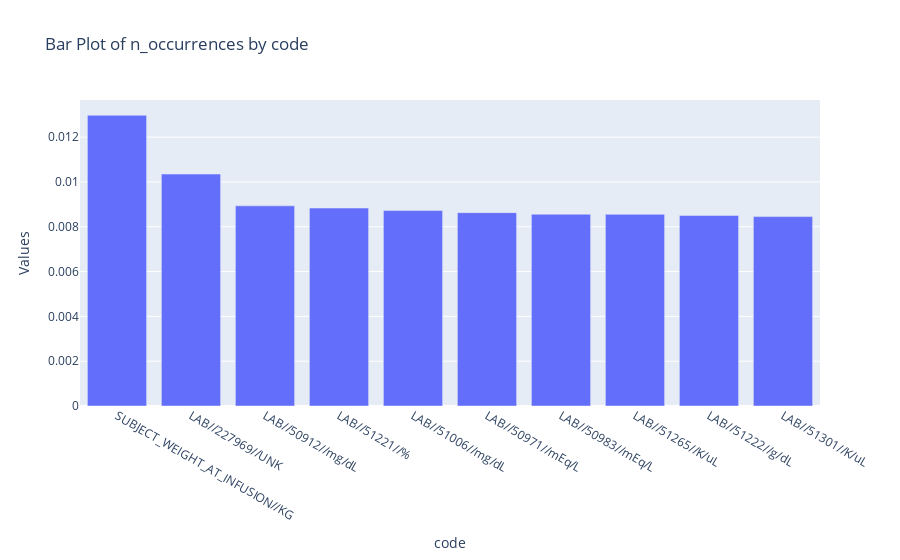

Source (notebook cell):
### Code cell
CF = CodeFrequency(as_proportions=True)
P = Bar(top_k=10, y_cols=["n_occurrences"])
N_shards=1

V = Visualization(extractor=CF, plotter=P)
V.render([read_shard(fp) for fp in data_shards[:N_shards]])

### Figure 1 — Plotly figure (JSON) as saved in the notebook; plotly's stock layout.template omitted (floating-point values rounded to 4 significant figures)
{"data": [{"name": "n_occurrences", "type": "bar", "x": ["SUBJECT_WEIGHT_AT_INFUSION//KG", "LAB//227969//UNK", "LAB//50912//mg/dL", "LAB//51221//%", "LAB//51006//mg/dL", "LAB//50971//mEq/L", "LAB//50983//mEq/L", "LAB//51265//K/uL", "LAB//51222//g/dL", "LAB//51301//K/uL"], "y": [0.01297, 0.01035, 0.008932, 0.008834, 0.008721, 0.008628, 0.008558, 0.008553, 0.008499, 0.008451]}], "layout": {"barmode": "group", "title": {"text": "Bar Plot of n_occurrences by code"}, "xaxis": {"title": {"text": "code"}}, "yaxis": {"title": {"text": "Values"}}}}
